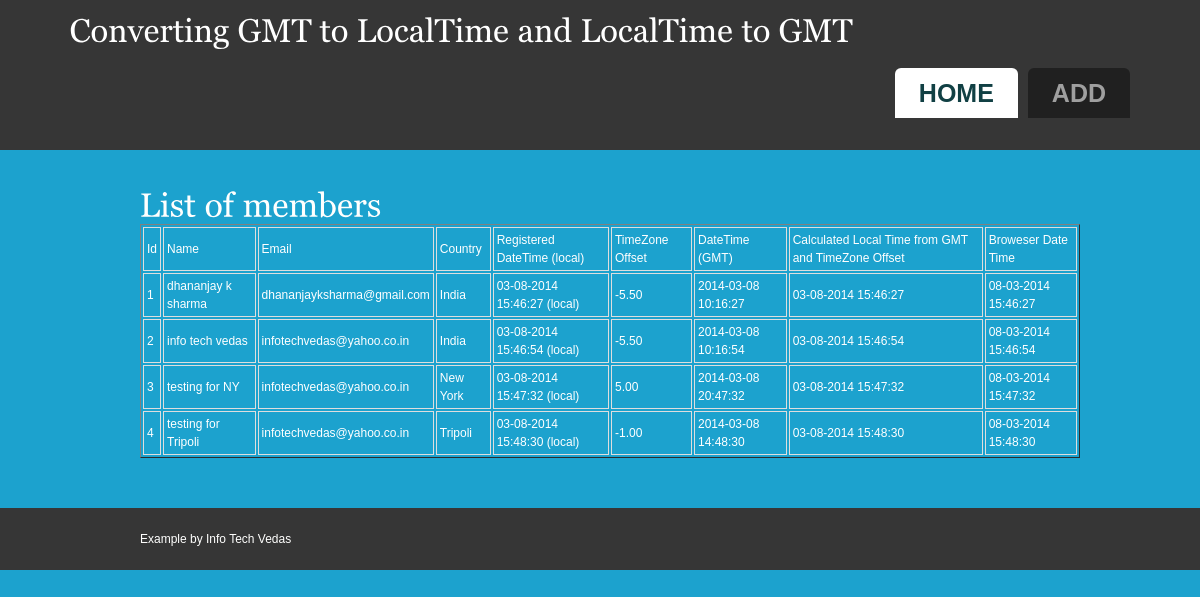
The page / on the database its author committed.
### tables this page shows
CREATE TABLE IF NOT EXISTS `membership` (
  `id` int(11) NOT NULL AUTO_INCREMENT,
  `name` varchar(22) DEFAULT NULL,
  `emaild` varchar(45) DEFAULT NULL,
  `registered_date` datetime DEFAULT NULL,
  `country_name` varchar(40) NOT NULL,
  `country_timezone` decimal(8,2) NOT NULL,
  `gmt_date_time` datetime NOT NULL,
  `local_date_time` varchar(60) NOT NULL,
  PRIMARY KEY (`id`)
);

### includes/config.php (called while the page is built, shortened)
<?php
	$aDatabase['db1'] =  array('host'=>'localhost', 'user'=>'username', 'password'=>'userpassword', 'database'=>'databasename');
?>

### classes/Membership.php (called while the page is built, shortened)
<?php
class Membership {
    private $_db = null;
    public function __construct() {
		global $aDatabase;
		$aDb1 = $aDatabase['db1'];
		$this->_db = new mysqli($aDb1['host'], $aDb1['user'], $aDb1['password'], $aDb1['database']);
    }
	public function getAllMembers(){
		$sql = "SELECT * FROM membership";
		try {
			$stat = $this->_db->query($sql);
			$aResultData = getAllData($stat);
		}
		catch (exception $e){
			error_log('Exception thrown: SQL in '.__FUNCTION__.' : line '.__LINE__.' : Error : '.$e->getMessage());
		}
		return $aResultData;
	}
}
?>

### library/general-function.php (called while the page is built, shortened)
<?php
	function getAllData($oResult){
		$aResultData = array();
		if ($oResult){
			while ($row = $oResult->fetch_assoc()) {
			 $aResultData[] = $row;
			}
		}
		return $aResultData;
	}
	function mysqlToPhpDate($dateTime, $dtSepa){
		$aDateTime = explode(' ', $dateTime);
		$aDate = explode('-', $aDateTime[0]);
		$sDateTime = $aDate[1].$dtSepa.$aDate[2].$dtSepa.$aDate[0].' '.$aDateTime[1];
		return $sDateTime;
	}
	 function getGMTtoLocalTime($aTimeZoneOffset, $currentDateTime){
		$sSign = $aTimeZoneOffset['sign'];
		$iHours = $aTimeZoneOffset['hrs'];
		$iMinutes = $aTimeZoneOffset['min'];
		if ($sSign=='+'){
			$sStrTimeToProcess = $currentDateTime .' - '. $iHours .' hours - '. $iMinutes . ' minutes ';
			$sDateInMysqlFormat =  date('Y-m-d H:i:s', strtotime($sStrTimeToProcess));
		}
		else if ($sSign=='-'){
			$sStrTimeToProcess = $currentDateTime .' + '. $iHours .' hours +'. $iMinutes . ' minutes ';
			$sDateInMysqlFormat =  date('Y-m-d H:i:s', strtotime($sStrTimeToProcess));
		}
		else{
			$sDateInMysqlFormat = $currentDateTime;
		}
		return $sDateInMysqlFormat;
	}
	function convertTimezoneOffsetToTime($timezoneoffset){
		$aTimeZoneOffset['sign'] = '';
		$aTimeZoneOffset['hrs'] = 0;
		$aTimeZoneOffset['min'] = 0;
		$aTimeZoneOffset['timezoneoffset'] = $timezoneoffset;
		if (strlen($timezoneoffset)>0){
			if ($timezoneoffset < 0){
				$sSmybol = '-';
			}
			else{
				$sSmybol = '+';
			}
			$timezoneoffset_HrsInt = (int) $timezoneoffset;
			$timezoneoffset_MinRemainder = round(($timezoneoffset - $timezoneoffset_HrsInt) * 60);
			$aTimeZoneOffset['sign'] = $sSmybol;
			$aTimeZoneOffset['hrs'] = abs($timezoneoffset_HrsInt);
			$aTimeZoneOffset['min'] = abs($timezoneoffset_MinRemainder);
		}
		return $aTimeZoneOffset;
	}
?>

### index.php (the view, shortened to what this page needs)
<?php
	include('includes/config.php');
	include('library/general-function.php');
	include('classes/Membership.php');
	$oMembership = new Membership();
	$aMemberList = $oMembership->getAllMembers();
?>
<!DOCTYPE HTML>
<head>
<link href="css/style.css" rel="stylesheet" type="text/css" />
<link rel="stylesheet" type="text/css" href="css/coin-slider.css" />
</head>
<body>
<div class="main">
  <div class="header">
    <div class="header_resize">
      <div class="menu_nav">
        <ul>
          <li class="active"><a href="index.php"><span>Home</span></a></li>
          <li><a href="add.php"><span>Add</span></a></li>
        </ul>
      </div>
      <div class="logoNew">
        <h1><a href="index.php"><span>Converting GMT to LocalTime and LocalTime to GMT</span></a></h1>
      </div>
    </div>
  </div>
  <div class="content">
    <div class="content_resize">
      <div class="mainbar">
        <div class="article">
          <h2><span>List of </span>members</h2>
          <table border="1" width="100%">
          <tr class="rows"><td>Id</td><td>Name</td><td>Email</td><td>Country</td><td>Registered DateTime (local)</td><td>TimeZone Offset</td><td>DateTime (GMT) </td><td>Calculated Local Time from GMT and TimeZone Offset </td><td>Broweser Date Time</td></tr>
          <?php
          	foreach($aMemberList as $row){
				$iId = $row['id'];
				$sName = $row['name'];
				$sEmailId = $row['emaild'];
				$sCountry_name = $row['country_name'];
				$dRegisteredDate = mysqlToPhpDate($row['registered_date'], '-');
				$iCountryTimezone = $row['country_timezone'];
				$sGmt_date_time = $row['gmt_date_time'];
				$aTimeZoneOffset = convertTimezoneOffsetToTime($iCountryTimezone);
				$sLocalDateTime = getGMTtoLocalTime($aTimeZoneOffset, $sGmt_date_time);
				$dtSepa = '-';
				$sLocalDateTimePhpFormat =  mysqlToPhpDate($sLocalDateTime, $dtSepa);
				$sLocal_date_time = $row['local_date_time'];
				echo "<tr class='rows'><td>$iId</td><td>$sName</td><td>$sEmailId</td><td>$sCountry_name</td><td>$dRegisteredDate (local)</td><td>$iCountryTimezone</td><td>$sGmt_date_time</td><td>$sLocalDateTimePhpFormat</td><td>$sLocal_date_time</td></tr>";
          	}
          ?>
          </table>
        </div>
      </div>
    </div>
  </div>
  <div class="footer">
    <div class="footer_resize">
      <p class="lf">Example by Info Tech Vedas </p>
    </div>
  </div>
</div>
</html>

### css/style.css (style rules this page uses)
body { margin:0; padding:0; width:100%; color:#28ecfa; font:normal 12px/1.5em "Liberation sans", Arial, Helvetica, sans-serif; background:#1ca2ce url(../images/main_bg.gif) repeat-x left top; }
html, .main { padding:0; margin:0; }
h2 { margin:8px 0; padding:8px 0; font-size:25px; font-weight:normal; color:#353c46; }
p { margin:8px 0; padding:0 0 8px 0; }
a { color:#fffffe; text-decoration:underline; }
.header, .content, .menu_nav, .fbg, .footer, form, ol, ol li, ul, .content .mainbar, .content .sidebar { margin:0; padding:0; }
.header { background:#363636; }
.header_resize { margin:0 auto; padding:0 0 32px; width:1060px; }
.logoNew { padding:0; float:left; width:auto; height:60px; }
h1 { margin:0; padding:10px 0 0; font-size:32px; font-weight:normal; line-height:1.2em; text-transform:none; }
h1 a, h1 a:hover { color:#1ca2ce; text-decoration:none; }
h1 span { color:#fff; }
.menu_nav { margin:0 auto; padding:68px 0 0; height:50px; float:right; }
.menu_nav ul { list-style:none; padding:0; height:50px; float:left; }
.menu_nav ul li { margin:0; padding:0 0 0 10px; float:left; }
.menu_nav ul li a { display:block; margin:0; padding:17px 24px; font-size:25px; line-height:16px; font-weight:bold; color:#9f9f9f; text-decoration:none; text-transform:uppercase; text-align:center; background:#202020; }
.menu_nav ul li.active a, .menu_nav ul li a:hover { text-decoration:none; color:#114044; background:#fff; }
.content { padding:0; }
.content_resize { margin:0 auto; padding:18px 0; width:960px; }
.content .mainbar { margin:0; padding:0; float:left; width:960px; }
.content .mainbar h2 { margin-bottom:0; padding-bottom:0; font-size:33px; line-height:1.2em; color:#fffffe; }
.content .mainbar .article { margin:0 0 32px; padding:0 0 0 20px; }
.content .rows { border:0; margin:10px 16px 0 0; padding:3px; }
.content .rows td { border:1px solid #dedede; margin:3px 3px 0 0; padding:3px; color:#ffffff; }
.footer { background:#363636; }
.footer_resize { margin:0 auto; padding:0 20px; width:920px; line-height:1.5em; color:#fffffe; }
.footer_resize p { margin:24px 0; padding:0; line-height:normal; white-space:nowrap; text-indent:inherit; }
.footer_resize .lf { float:left; }
a { outline:none; }

### rows shown on the page
membership: id "1", name "dhananjay k sharma", emaild "dhananjayksharma@gmail.com", country_name "India", registered_date "03-08-2014 15:46:27", country_timezone "-5.50", gmt_date_time "2014-03-08 10:16:27", sLocalDateTimePhpFormat "03-08-2014 15:46:27", local_date_time "08-03-2014 15:46:27"
membership: id "2", name "info tech vedas", emaild "infotechvedas@yahoo.co.in", country_name "India", registered_date "03-08-2014 15:46:54", country_timezone "-5.50", gmt_date_time "2014-03-08 10:16:54", sLocalDateTimePhpFormat "03-08-2014 15:46:54", local_date_time "08-03-2014 15:46:54"
membership: id "3", name "testing for NY", emaild "infotechvedas@yahoo.co.in", country_name "New York", registered_date "03-08-2014 15:47:32", country_timezone "5.00", gmt_date_time "2014-03-08 20:47:32", sLocalDateTimePhpFormat "03-08-2014 15:47:32", local_date_time "08-03-2014 15:47:32"
membership: id "4", name "testing for Tripoli", emaild "infotechvedas@yahoo.co.in", country_name "Tripoli", registered_date "03-08-2014 15:48:30", country_timezone "-1.00", gmt_date_time "2014-03-08 14:48:30", sLocalDateTimePhpFormat "03-08-2014 15:48:30", local_date_time "08-03-2014 15:48:30"
